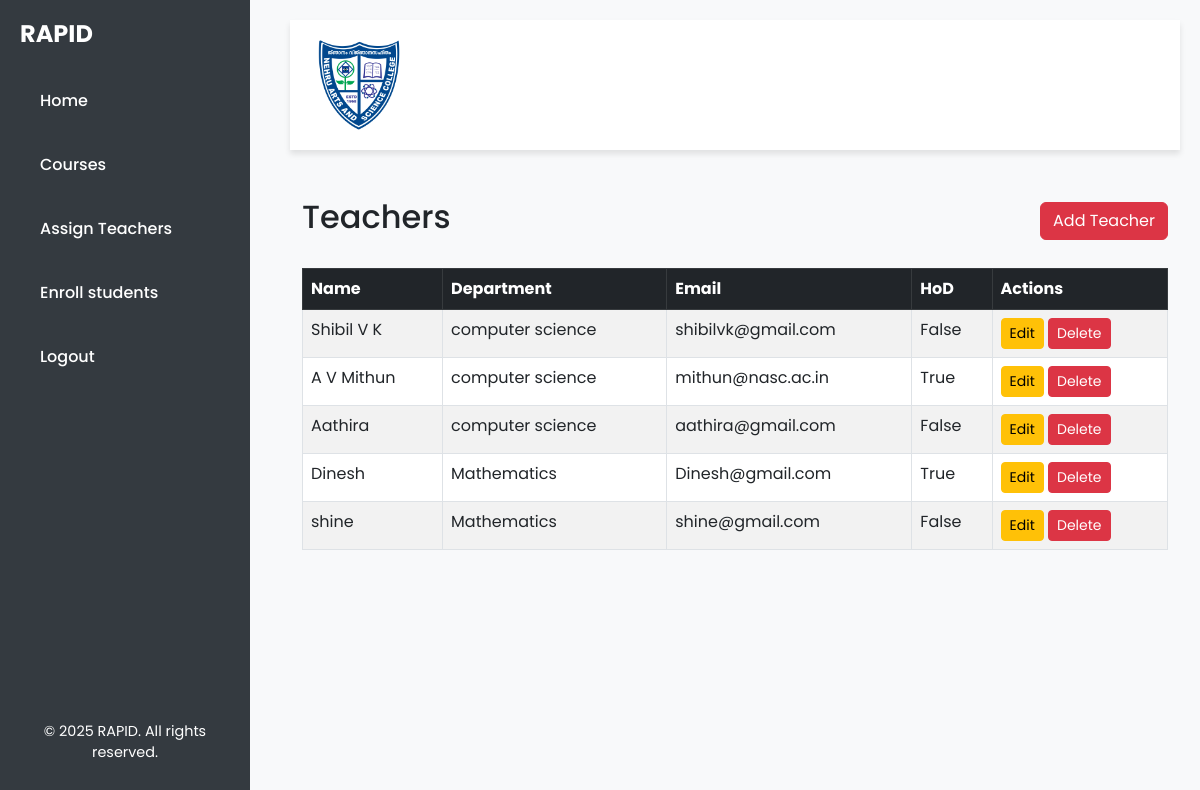
/teacher-list/ (signed in), run on the app's committed database.
### rapid/models.py (models this page shows, shortened)
class Teacher(models.Model):
    teacher_id = models.AutoField(primary_key=True)
    teacher_name = models.CharField(max_length=100)
    user_id = models.OneToOneField(User, on_delete=models.CASCADE)
    department_id = models.ForeignKey(Department, on_delete=models.CASCADE)
    phone = models.CharField(max_length=15, unique=True)
    email = models.EmailField(unique=True)
    gender = models.CharField(max_length=10, choices=[('Male', 'Male'), ('Female', 'Female'), ('Other', 'Other')])
    is_hod = models.BooleanField(default=False)  # New field to mark HODs

class Department(models.Model):
    department_id=models.AutoField(primary_key=True)
    department_name=models.CharField(max_length=100)
    def __str__(self):
        return self.department_name

### rapid/views.py (the view)
# urls.py: path('teacher-list/', views.teacher_list, name='teacher_list'),
@login_required
def teacher_list(request):
    teachers = Teacher.objects.all()  # Fetch all teachers from the database
    return render(request, 'rapid/teacher_list.html', {'teachers': teachers})

### rapid/templates/rapid/teacher_list.html (shortened to what this page needs)
{% extends "base.html" %}
{% block content %}
<div class="container mt-5">
    <div class="d-flex justify-content-between align-items-center mb-4">
        <h2>Teachers</h2>
        <a href="/create-teacher/" class="btn btn-danger">Add Teacher</a>
    </div>
    <div class="table-responsive">
        <table class="table table-bordered table-striped">
            <thead class="table-dark">
                <tr>
                    <th>Name</th>
                    <th>Department</th>
                    <th>Email</th>
                    <th>HoD</th>
                    <th>Actions</th>
                </tr>
            </thead>
            <tbody>
                {% for teacher in teachers %}
                <tr>
                    <td>{{ teacher.teacher_name }}</td>
                    <td>{{ teacher.department_id }}</td>
                    <td>{{ teacher.email }}</td>
                    <td>{{ teacher.is_hod }}</td>
                    <td>
                        <a href="{% url 'edit_teacher' teacher.pk %}" class="btn btn-warning btn-sm">Edit</a>
                        <a href="{% url 'delete_teacher' teacher.teacher_id %}" onclick="return confirm('Are you sure you want to delete this teacher?');" class="btn btn-danger btn-sm">Delete</a>
                    </td>
                </tr>
                {% empty %}
                <tr>
                    <td colspan="4">No teachers available.</td>
                </tr>
                {% endfor %}
            </tbody>
        </table>
    </div>
</div>
{% endblock %}

### rapid/templates/base.html (style rules this page uses)
body { background-color: #f8f9fa; font-family: 'Poppins', sans-serif; display: flex; margin: 0; padding: 0; }

### data on the page
Teacher: teacher_name "Shibil V K", department_id "computer science", email "shibilvk@gmail.com", is_hod "False"
Teacher: teacher_name "A V Mithun", department_id "computer science", email "mithun@nasc.ac.in", is_hod "True"
Teacher: teacher_name "Aathira", department_id "computer science", email "aathira@gmail.com", is_hod "False"
Teacher: teacher_name "Dinesh", department_id "Mathematics", email "Dinesh@gmail.com", is_hod "True"
Teacher: teacher_name "shine", department_id "Mathematics", email "shine@gmail.com", is_hod "False"
